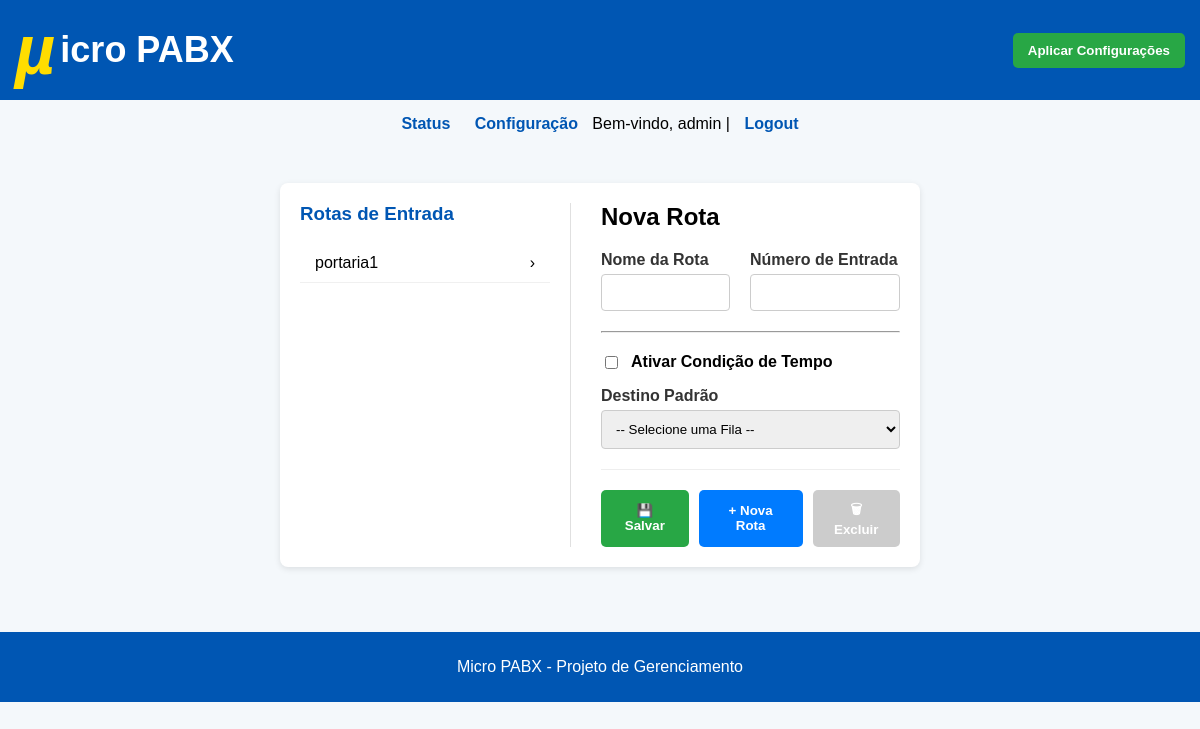
Before: /config/rotas (signed in) with the older database file.
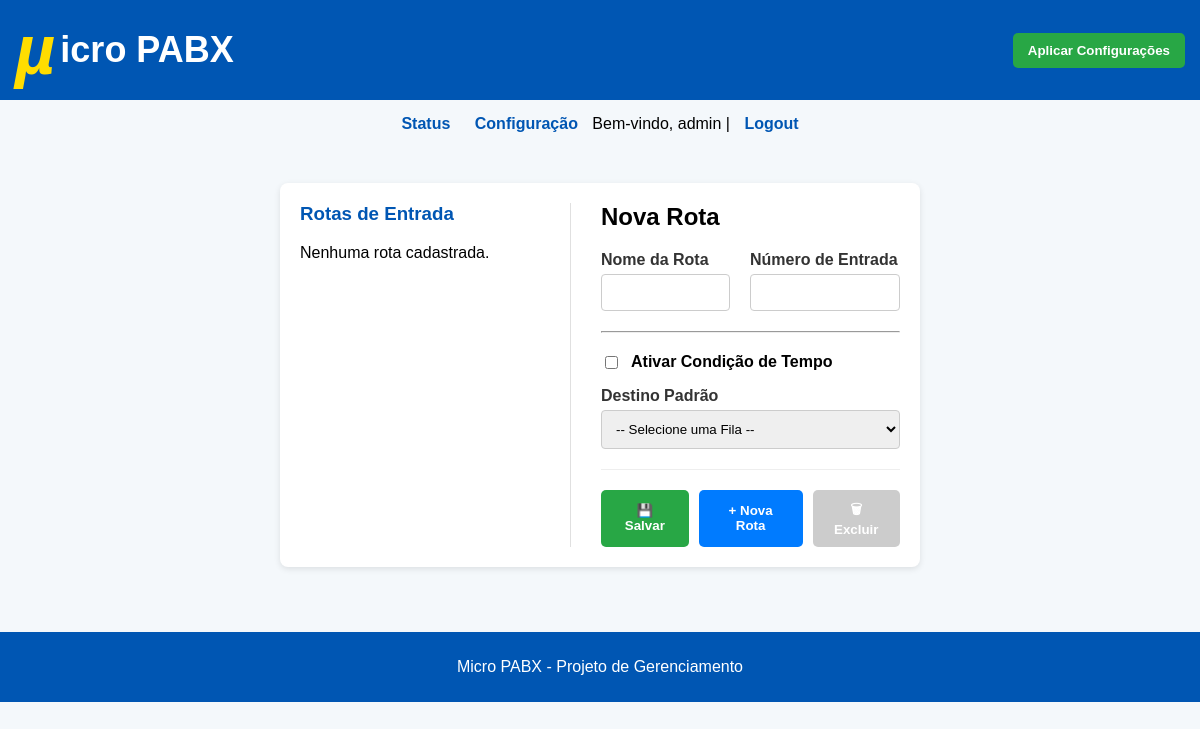
After: the same page with the newer database file.
### tables this page shows
CREATE TABLE rotas (
                    id INTEGER PRIMARY KEY AUTOINCREMENT,
                    nome TEXT NOT NULL,
                    numero_entrada TEXT UNIQUE NOT NULL,
                    time_condition_enabled BOOLEAN NOT NULL DEFAULT 0,
                    time_start TEXT,
                    time_end TEXT,
                    days TEXT, -- Armazenado como string separada por vírgulas, ex: "mon,tue,wed"
                    dest_fila_if_time INTEGER, -- FK para o ID da tabela de filas
                    dest_fila_else INTEGER NOT NULL, -- FK para o ID da tabela de filas
                    FOREIGN KEY (dest_fila_if_time) REFERENCES filas(id) ON DELETE SET NULL,
                    FOREIGN KEY (dest_fila_else) REFERENCES filas(id) ON DELETE CASCADE
                );

### blueprints/rotas.py (the view, shortened to what this page needs)
@rotas_bp.route("/rotas", methods=["GET", "POST"])
@login_required
def config_rotas():
    rotas = get_all_rotas()
    filas = get_all_filas()
    return render_template("config_rotas.html", rotas=rotas, filas=filas)

### auth.py (called while the page is built)
def login_required(f):
    @wraps(f)
    def decorated_function(*args, **kwargs):
        if not session.get("user"):
            flash("Você precisa estar logado para acessar esta página.", "warning")
            return redirect(url_for("auth.login")) # Rota de login agora está no blueprint 'auth'
        return f(*args, **kwargs)
    return decorated_function

### blueprints/rotas.py (called while the page is built)
def get_all_rotas():
    db = get_db()
    rotas_raw = db.execute("""
        SELECT id, nome, numero_entrada, time_condition_enabled,
               time_start, time_end, days, dest_fila_if_time, dest_fila_else
        FROM rotas
        ORDER BY nome
    """).fetchall()
    db.close()
    rotas = [dict(row) for row in rotas_raw]
    return rotas

def get_all_filas():
    db = get_db()
    filas = db.execute("SELECT id, nome, fila FROM filas ORDER BY nome").fetchall()
    db.close()
    return filas

### database.py (called while the page is built)
def get_db():
    conn = sqlite3.connect(DB_PATH)
    conn.row_factory = sqlite3.Row
    return conn

### templates/config_rotas.html (shortened to what this page needs)
{% extends "base.html" %}
{% block content %}
<div class="card layout-split">
    <aside class="sidebar">
        <h3>Rotas de Entrada</h3>
        {% if rotas %}
            <ul class="item-list" id="route-list">
                {% for rota in rotas %}
                    <li onclick="selectRoute(this, '{{ rota.id }}', '{{ rota.nome }}', '{{ rota.numero_entrada }}', {{ rota.time_condition_enabled | tojson }}, '{{ rota.time_start }}', '{{ rota.time_end }}', '{{ rota.days }}', '{{ rota.dest_fila_if_time }}', '{{ rota.dest_fila_else }}')">
                        <span>{{ rota.nome }}</span>
                        <span>&rsaquo;</span>
                    </li>
                {% endfor %}
            </ul>
        {% else %}
            <p>Nenhuma rota cadastrada.</p>
        {% endif %}
    </aside>
    <main class="main-content">
        <h2 id="form-title">Nova Rota</h2>
        <form method="POST" id="route-form" action="{{ url_for('rotas.config_rotas') }}">
            <div class="form-row">
                <div class="form-group">
                    <label for="route-name">Nome da Rota</label>
                    <input type="text" id="route-name" name="nome" required>
                </div>
                <div class="form-group" style="flex-basis: 150px; flex-grow: 0;">
                    <label for="route-number">Número de Entrada</label>
                    <input type="text" id="route-number" name="numero_entrada" required>
                </div>
            </div>
            <hr style="margin: 20px 0;">
            <div class="time-condition-toggle">
                <input type="checkbox" id="time-condition-enabled" name="time_condition_enabled" onchange="toggleTimeCondition()">
                <label for="time-condition-enabled" style="margin:0; cursor:pointer;"><b>Ativar Condição de Tempo</b></label>
            </div>
            <div class="form-group">
                <label id="dest-else-label" for="dest-fila-else">Destino Padrão</label>
                <select id="dest-fila-else" name="dest_fila_else" required>
                    <option value="">-- Selecione uma Fila --</option>
                </select>
            </div>
            <div class="form-actions">
                <button type="submit" class="btn-save">&#128190; Salvar</button>
                <button type="button" class="btn-new" onclick="resetForm()">&#43; Nova Rota</button>
                <button type="button" class="btn-delete" id="btn-delete" onclick="excluirRota()" disabled>&#128465; Excluir</button>
            </div>
        </form>
    </main>
</div>
{% endblock %}

### templates/base.html (shortened to what this page needs)
<!DOCTYPE html>
<html lang="pt-BR">
<head>
</head>
<body>
    <header>
        <h1><span>&#181;</span>icro PABX</h1>
        <form action="{{ url_for('main.reload') }}" method="POST" style="display: inline;">
            <button type="submit">Aplicar Configurações</button>
        </form>
    </header>
    <nav>
        <a href="{{ url_for('main.index') }}">Status</a>
        <a href="{{ url_for('pabx.config_pabx') }}">Configuração</a>
        {% if session.get('user') %}
            <span>Bem-vindo, {{ session.get('user') }}</span>
        | <a href="{{ url_for('auth.logout') }}">Logout</a>
        {% endif %}
    </nav>
    <div class="container">
        {% block content %}{% endblock %}
    </div>
    <footer>
        <p>Micro PABX - Projeto de Gerenciamento</p>
    </footer>
</body>
</html>

### templates/base.html (style rules this page uses)
body { font-family: Arial, sans-serif; background-color: #f4f8fb; margin: 0; padding: 0; }
header { background-color: #0056b3; color: white; padding: 15px; display: flex; justify-content: space-between; align-items: center; }
header h1 { font-size: 36px; color: white; margin: 0; display: flex; align-items: center; }
header h1 span { font-weight: bold; color: #ffdd00; font-size: 70px; font-style: italic; line-height: 1; margin-right: 5px; align-items: center; }
header form { margin: 0; }
header button { background-color: #28a745; color: white; border: none; padding: 10px 15px; border-radius: 5px; font-weight: bold; cursor: pointer; }
nav { margin: 15px; text-align: center; }
nav a { margin: 0 10px; text-decoration: none; color: #0056b3; font-weight: bold; }
.container { padding: 20px; }
.card { background: white; border-radius: 8px; padding: 20px; margin: 15px auto; max-width: 600px; box-shadow: 0 2px 6px rgba(0,0,0,0.1); }
footer { background-color: #0056b3; color: white; text-align: center; padding: 10px; margin-top: 30px; }

### templates/config_rotas.html (style rules this page uses)
.layout-split { display: flex; gap: 30px; }
.sidebar { flex: 0 0 250px; border-right: 1px solid #e0e0e0; padding-right: 20px; }
.sidebar h3 { margin-top: 0; color: #0056b3; }
.main-content { flex-grow: 1; }
.main-content h2 { margin-top: 0; }
.form-row { display: flex; gap: 20px; margin-bottom: 15px; }
.form-group { flex: 1; display: flex; flex-direction: column; }
.form-group label { font-weight: bold; margin-bottom: 5px; color: #333; }
.form-group input, .form-group select { width: 100%; padding: 10px; border: 1px solid #ccc; border-radius: 4px; box-sizing: border-box; }
.form-actions { display: flex; gap: 10px; margin-top: 20px; padding-top: 20px; border-top: 1px solid #eee; }
.form-actions button { padding: 10px 15px; border: none; border-radius: 5px; font-weight: bold; cursor: pointer; display: inline-flex; align-items: center; gap: 5px; }
.btn-save { background-color: #28a745; color: white; }
.btn-new { background-color: #007bff; color: white; }
.btn-delete { background-color: #dc3545; color: white; margin-left: auto; }
.btn-delete:disabled { background-color: #ccc; cursor: not-allowed; }
.time-condition-toggle { display: flex; align-items: center; gap: 10px; margin-bottom: 15px; }

Changed rows visible on the page:
removed rotas: nome "portaria1"
Other visible differences:
text now shown: "Nenhuma rota cadastrada."
